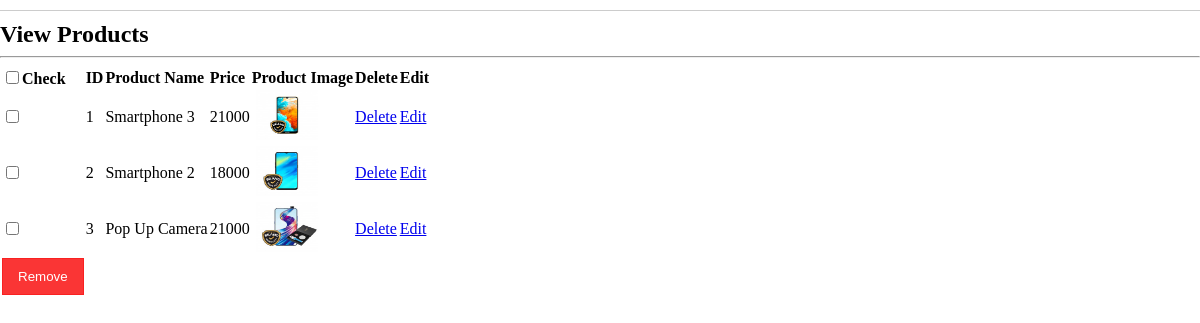
Screenshot of /view_products.php with the database file from the repository.
### tables this page shows
CREATE TABLE `products` (
  `product_id` int(11) NOT NULL,
  `product_name` varchar(255) NOT NULL,
  `product_price` float NOT NULL,
  `product_quantity` int(11) NOT NULL,
  `product_image` text NOT NULL,
  `product_quality` varchar(255) NOT NULL,
  `product_description` text NOT NULL
);

### view_products.php (the view, shortened to what this page needs)
<!DOCTYPE html>
<html>
<head>
	<link rel="stylesheet" href="css_code/admin_panel.css">
</head>
<body>
	<div class="view_product_box">
		<div class="border_bottom"></div>
		<form action="" method="post" enctype="multipart/form-data">
			<section class="working-panel">
				<div class="container-fluid">
					<h1 class="display-4">View Products</h1>
					<hr>
					<div class="all-order mt-5">
						<table class="table table-bordered table-hover">
						  <thead>
						    <tr class="bg-primary text-white">
						      <th scope="col"><input type="checkbox" id="checkAll"/>Check</th>
						      <th scope="col">ID</th>
						      <th scope="col">Product Name</th>
						      <th scope="col">Price</th>
						      <th scope="col">Product Image</th>
						      <th scope="col">Delete</th>
						      <th scope="col">Edit</th>
						    </tr>
						  </thead>
						  <?php
						  	$all_products = mysqli_query($conn,"SELECT * FROM products order by product_id DESC");
						  	$i=1;
						  	while($row=mysqli_fetch_array($all_products)){
						  ?>
						  <tbody>
						    <tr>
						      <td><input type="checkbox" name="deleteAll[]" value="<?php echo $row['product_id']; ?>" /></td>
							  <td><?php echo $i; ?></td>
							  <td><?php echo $row['product_name']; ?></td>
							  <td><?php echo $row['product_price']?></td>
							  <td><img src="product_images/<?php echo $row['product_image']; ?>" width="70" height="50" /></td>
							  <td><a href="home_admin.php?action=view_product&delete_product=<?php echo $row['product_id']; ?>">Delete</a></td>
							  <td><a href="home_admin.php?action=edit_product&product_id=<?php echo $row['product_id']; ?>">Edit</a></td>
							 </tr>
						  </tbody>
						  <?php $i++;}  ?>
						  <tr>
						  	<td><input type="submit" name="delete_all" value="Remove" /></td>
						  </tr>
						</table>
					</div>
				</div>
			</section>
		</form>
	</div>
</body>
</html>

### css_code/admin_panel.css (style rules this page uses)
html, body, div, span, applet, object, iframe, h1, h2, h3, h4, h5, h6, p, blockquote, pre, a, abbr, acronym, address, big, cite, code, del, dfn, em, img, ins, kbd, q, s, samp, small, strike, strong, sub, sup, tt, var, b, u, i, center, dl, dt, dd, ol, ul, li, fieldset, form, label, legend, table, caption, tbody, tfoot, thead, tr, th, td, article, aside, canvas, details, embed, figure, figcaption, footer, header, hgroup, menu, nav, output, ruby, section, summary, time, mark, audio, video { margin: 0; padding: 0; border: 0; //font-size: 100%; //font: inherit; //vertical-align: baseline; }
.border_bottom { border-bottom: 0.01px solid rgba(0,0,0,0.2); margin:10px 0; }
.view_product_box th, .view_product_box td { text-align:left; }
.view_product_box input[type=submit] { padding:10px 15px; background: rgba(250, 32, 32, 0.9); border: 0.01px solid rgba(250, 32, 32, 0.9); color:white; }

### rows the page displays
products: product_name "Smartphone 3", product_price "21000", product_image (picture)
products: product_name "Smartphone 2", product_price "18000", product_image (picture)
products: product_name "Pop Up Camera", product_price "21000", product_image (picture)
